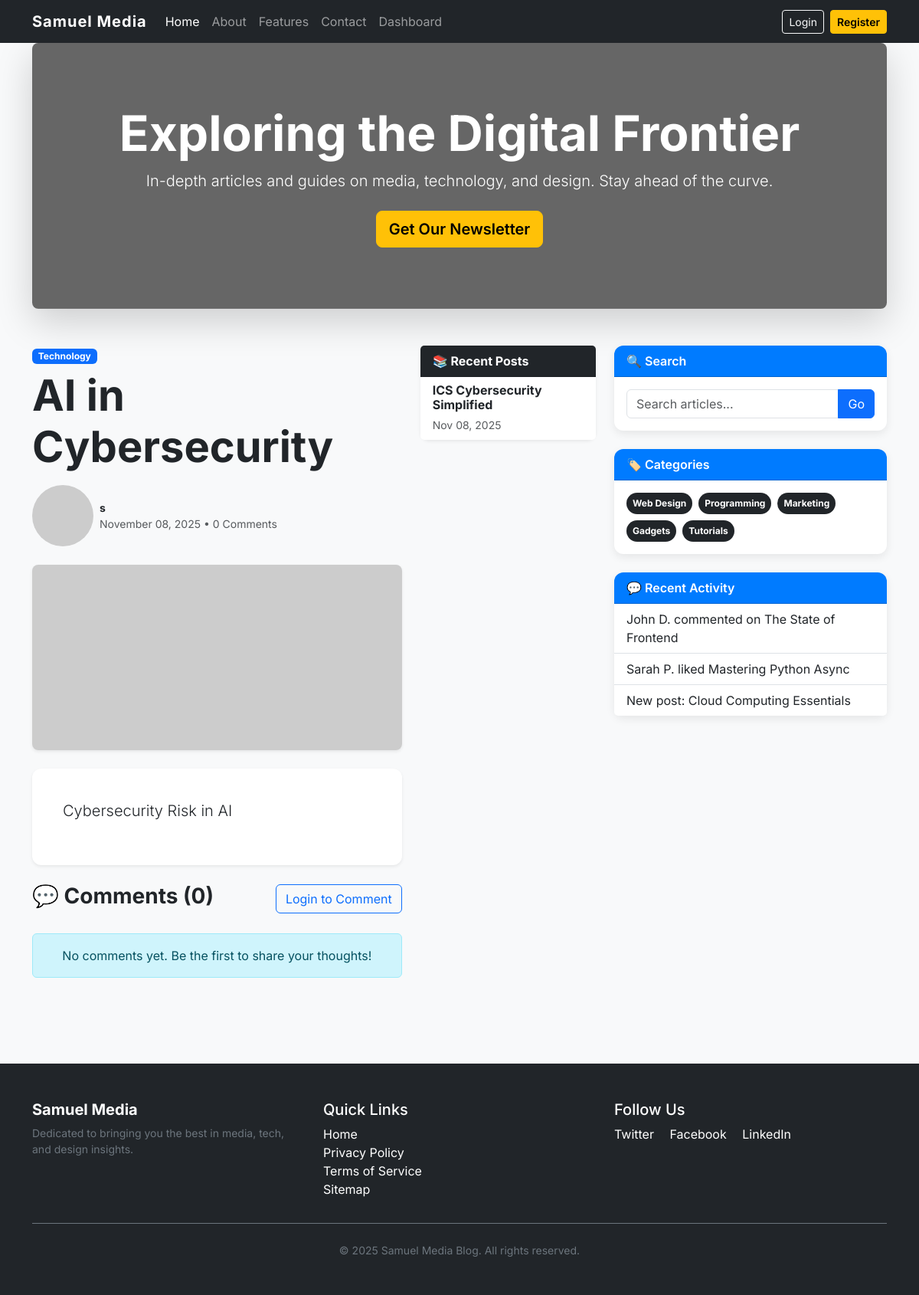
/blog/ai-in-cybersecurity/, run on an earlier commit of the app's database.
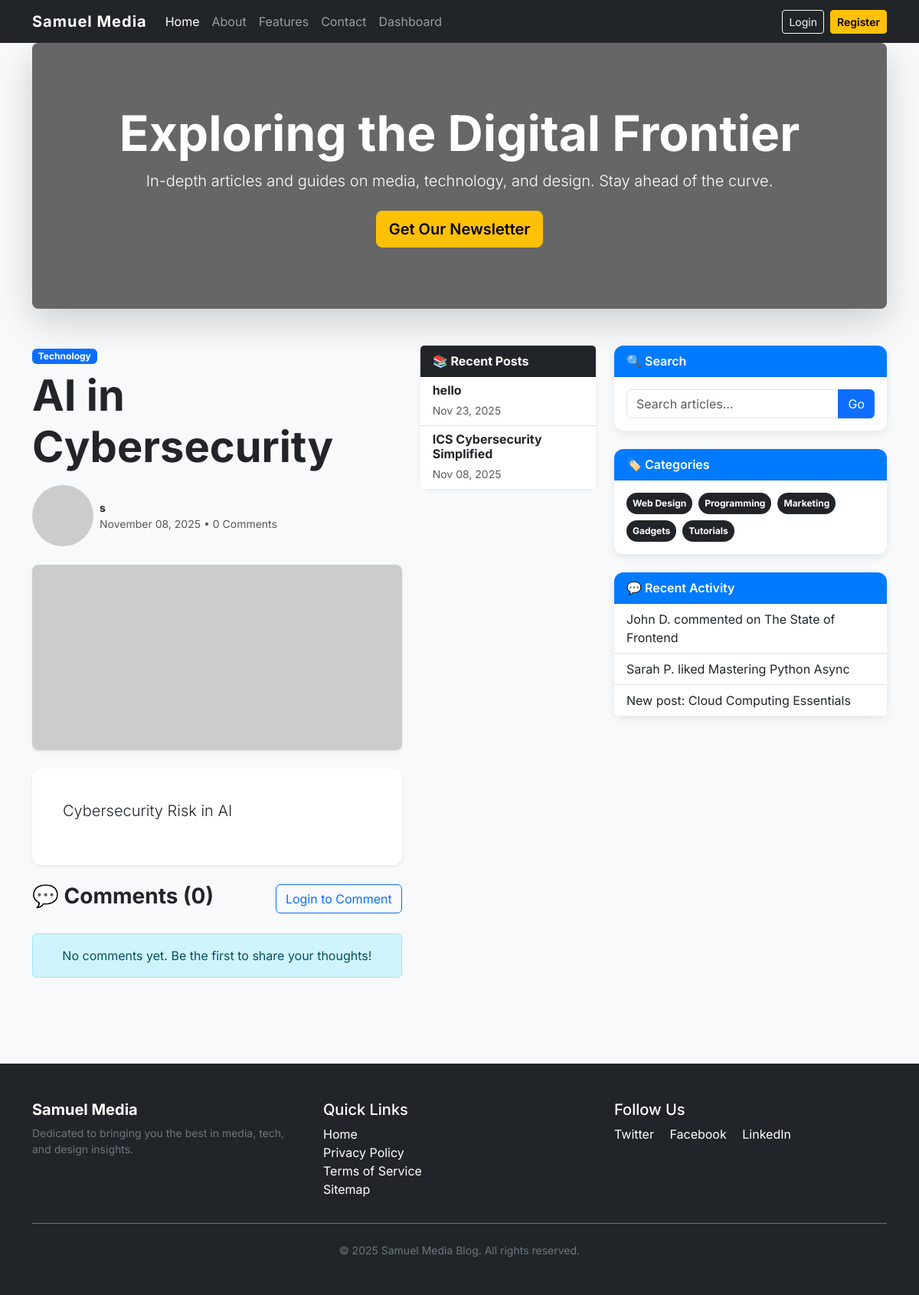
And on a later commit of the database.
### core/models.py (models this page shows, shortened)
class Post(models.Model):
    title = models.CharField(max_length=200)
    slug = models.SlugField(max_length=200, unique=True, blank=True, null=True)
    author = models.ForeignKey(User, on_delete=models.CASCADE, related_name='blog_posts')
    content = models.TextField()
    created_on = models.DateTimeField(auto_now_add=True)
    updated_on = models.DateTimeField(auto_now=True)
    STATUS_CHOICES = (
        (0, 'Draft'),
        (1, 'Published'),
    )
    status = models.IntegerField(choices=STATUS_CHOICES, default=0)
    class Meta:
        ordering = ['-created_on']

### core/views.py (the view, shortened to what this page needs)
# urls.py: path('blog/<slug:slug>/', views.post_detail, name='post_detail'),
def post_detail(request, slug):
    post = get_object_or_404(Post, slug=slug, status=1)
    comments = post.comments.filter(approved=True).order_by('-created_on')
    recent_posts = Post.objects.filter(status=1).exclude(slug=slug).order_by('-created_on')[:4]
    comment_form = CommentForm()
    context = {
        'post': post,
        'recent_posts': recent_posts,
        'comments': comments,
        'comment_form': comment_form,
        'comment_count': comments.count(),
    }
    return render(request, 'pages/post_detail.html', context)

### core/forms.py
class CommentForm(forms.ModelForm):
    class Meta:
        model = Comment
        fields = ['content']
        widgets = {
            'content': forms.Textarea(attrs={
                'class': 'form-control',
                'rows': 4,
                'placeholder': 'Share your thoughts...',
                'required': True
            })
        }
        labels = {
            'content': 'Your Comment'
        }

### templates/pages/post_detail.html (shortened to what this page needs)
{% extends 'base.html' %}
{% load static %}
{% block content %}
<div class="row justify-content-center">
    <div class="col-lg-8">
        <div class="mb-4">
            <span class="badge bg-primary mb-2">Technology</span>
            <h1 class="display-4 fw-bold text-dark">{{ post.title }}</h1>
            <div class="d-flex align-items-center text-muted small mt-3">
                <img src="https://ui-avatars.com/api/?name={{ post.author.username }}&background=0D83BF&color=fff&size=40"
                     class="rounded-circle me-2" alt="Author">
                <div>
                    <div class="fw-bold text-dark">{{ post.author.username }}</div>
                    <div>{{ post.created_on|date:"F d, Y" }} • {{ comment_count }} Comment{{ comment_count|pluralize }}</div>
                </div>
            </div>
        </div>
        <img src="https://picsum.photos/800/400?random=1" class="img-fluid rounded-3 shadow-sm mb-4" alt="Post Image">
        <div class="card border-0 shadow-sm p-4 mb-4">
            <div class="card-body">
                <div class="lead">
                    {{ post.content|linebreaks }}
                </div>
            </div>
        </div>
        <div class="d-flex justify-content-between align-items-center mb-4">
            <h3 class="fw-bold">💬 Comments ({{ comment_count }})</h3>
            {% if user.is_authenticated %}
            <button type="button" class="btn btn-primary" data-bs-toggle="modal" data-bs-target="#commentModal">
                ✍️ Add Comment
            </button>
            {% else %}
            <a href="{% url 'login' %}" class="btn btn-outline-primary">Login to Comment</a>
            {% endif %}
        </div>
        <div class="mb-5">
            {% for comment in comments %}
            <div class="card mb-3 shadow-sm">
                <div class="card-body">
                    <div class="d-flex align-items-start">
                        <img src="https://ui-avatars.com/api/?name={{ comment.author.username }}&background=random&size=50"
                             class="rounded-circle me-3" alt="Commenter">
                        <div class="flex-grow-1">
                            <div class="d-flex justify-content-between align-items-center mb-2">
                                <h6 class="mb-0 fw-bold">{{ comment.author.username }}</h6>
                                <small class="text-muted">{{ comment.created_on|date:"M d, Y - g:i A" }}</small>
                            </div>
                            <p class="mb-0">{{ comment.content }}</p>
                        </div>
                    </div>
                </div>
            </div>
            {% empty %}
            <div class="alert alert-info text-center">
                <p class="mb-0">No comments yet. Be the first to share your thoughts!</p>
            </div>
            {% endfor %}
        </div>
    </div>
    <div class="col-lg-4">
        <div class="card shadow-sm mb-4">
            <div class="card-header bg-dark text-white fw-bold">
                📚 Recent Posts
            </div>
            <div class="list-group list-group-flush">
                {% for recent_post in recent_posts %}
                <a href="{% url 'post_detail' recent_post.slug %}"
                   class="list-group-item list-group-item-action">
                    <h6 class="mb-1 fw-bold">{{ recent_post.title|truncatechars:40 }}</h6>
                    <small class="text-muted">{{ recent_post.created_on|date:"M d, Y" }}</small>
                </a>
                {% empty %}
                <div class="list-group-item">No recent posts</div>
                {% endfor %}
            </div>
        </div>
    </div>
</div>
{% endblock %}

### templates/base.html (shortened to what this page needs)
<!DOCTYPE html>
<html lang="en">
<head>
  <link href="https://cdn.jsdelivr.net/npm/bootstrap@5.3.3/dist/css/bootstrap.min.css" rel="stylesheet"/>
</head>
<body>
  <nav class="navbar navbar-expand-lg navbar-dark bg-dark sticky-top">
    <div class="container">
      <a class="navbar-brand" href="/">Samuel Media</a>
      <div class="collapse navbar-collapse" id="navbarsExample">
        <ul class="navbar-nav me-auto mb-2 mb-lg-0">
          <li class="nav-item"><a class="nav-link active" aria-current="page" href="/">Home</a></li>
          <li class="nav-item"><a class="nav-link" href="/about/">About</a></li>
          <li class="nav-item"><a class="nav-link" href="/features/">Features</a></li>
          <li class="nav-item"><a class="nav-link" href="/contact/">Contact</a></li>
          <li class="nav-item"><a class="nav-link" href="/dashboard/">Dashboard</a></li>
        </ul>
        <ul class="navbar-nav">
          {% if user.is_authenticated %}
            <li class="nav-item"><span class="navbar-text me-3 text-white-50">Hello, {{ user.username }}</span></li>
            <li class="nav-item"><a class="btn btn-outline-light btn-sm" href="/logout/">Logout</a></li>
          {% else %}
            <li class="nav-item me-2"><a class="btn btn-outline-light btn-sm" href="/login/">Login</a></li>
            <li class="nav-item"><a class="btn btn-warning btn-sm" href="/register/">Register</a></li>
          {% endif %}
        </ul>
      </div>
    </div>
  </nav>
  <div class="container">
    <div class="hero-section text-center shadow-lg">
      <div class="container">
        <h1 class="display-3 fw-bold">Exploring the Digital Frontier</h1>
        <p class="lead mb-4">In-depth articles and guides on media, technology, and design. Stay ahead of the curve.</p>
        <a href="#" class="btn btn-lg btn-warning">Get Our Newsletter</a>
      </div>
    </div>
  </div>
  <div class="container">
    <div class="row">
      <div class="col-lg-8">
        {% block content %}{% endblock %}
      </div>
      <div class="col-lg-4">
        <div class="card mb-4 sidebar">
          <div class="card-header">
            🔍 Search
          </div>
          <div class="card-body">
            <div class="input-group">
              <input type="text" class="form-control" placeholder="Search articles...">
              <button class="btn btn-primary" type="button">Go</button>
            </div>
          </div>
        </div>
        <div class="card mb-4 sidebar">
          <div class="card-header">
            🏷️ Categories
          </div>
          <div class="card-body">
            <div class="d-flex flex-wrap gap-2">
                <a href="#" class="badge rounded-pill bg-dark text-decoration-none p-2">Web Design</a>
                <a href="#" class="badge rounded-pill bg-dark text-decoration-none p-2">Programming</a>
                <a href="#" class="badge rounded-pill bg-dark text-decoration-none p-2">Marketing</a>
                <a href="#" class="badge rounded-pill bg-dark text-decoration-none p-2">Gadgets</a>
                <a href="#" class="badge rounded-pill bg-dark text-decoration-none p-2">Tutorials</a>
            </div>
          </div>
        </div>
        <div class="card mb-4 sidebar">
          <div class="card-header">
            💬 Recent Activity
          </div>
          <ul class="list-group list-group-flush">
            <li class="list-group-item">John D. commented on The State of Frontend</li>
            <li class="list-group-item">Sarah P. liked Mastering Python Async</li>
            <li class="list-group-item">New post: Cloud Computing Essentials</li>
          </ul>
        </div>
      </div>
    </div>
  </div> <footer>
    <div class="container">
      <div class="row">
        <div class="col-md-4 mb-3">
          <h5 class="text-white fw-bold">Samuel Media</h5>
          <p class="small">Dedicated to bringing you the best in media, tech, and design insights.</p>
        </div>
        <div class="col-md-4 mb-3">
          <h5 class="text-white">Quick Links</h5>
          <ul class="list-unstyled">
            <li><a href="/">Home</a></li>
            <li><a href="#">Privacy Policy</a></li>
            <li><a href="#">Terms of Service</a></li>
            <li><a href="#">Sitemap</a></li>
          </ul>
        </div>
        <div class="col-md-4 mb-3">
          <h5 class="text-white">Follow Us</h5>
          <a href="#" class="text-white me-3"> Twitter</a>
          <a href="#" class="text-white me-3"> Facebook</a>
          <a href="#" class="text-white"> LinkedIn</a>
        </div>
      </div>
      <div class="text-center pt-4 border-top border-secondary">
        <p class="mb-0 small">&copy; {% now "Y" %} Samuel Media Blog. All rights reserved.</p>
      </div>
    </div>
  </footer>
  </body>
</html>

### templates/base.html (style rules this page uses)
:root { --primary-color: #007bff; --secondary-color: #6c757d; --accent-color: #ffc107; --light-bg: #f8f9fa; --dark-bg: #212529; --card-shadow: 0 4px 12px rgba(0, 0, 0, 0.08); }
body { background-color: var(--light-bg); font-family: 'Inter', sans-serif; }
.navbar-brand { font-weight: 700; letter-spacing: 1px; }
.btn-warning { background-color: var(--accent-color); border-color: var(--accent-color); font-weight: 600; }
.hero-section { background: linear-gradient(rgba(0, 0, 0, 0.5), rgba(0, 0, 0, 0.5)), url('https://picsum.photos/1200/400?blur=2'); background-size: cover; background-position: center; color: white; padding: 5rem 0; margin-bottom: 3rem; border-radius: 0.5rem; }
.card { border: none; border-radius: 0.75rem; box-shadow: var(--card-shadow); transition: transform 0.3s ease, box-shadow 0.3s ease; }
.sidebar .card-header { font-weight: 600; background-color: var(--primary-color); color: white; border-radius: 0.75rem 0.75rem 0 0 !important; }
footer { background-color: var(--dark-bg); color: var(--secondary-color); padding: 3rem 0; margin-top: 4rem; }
footer a { color: white; text-decoration: none; }

What changed in the data, as far as the page shows it:
added Post: title "hello", created_on "Nov 23, 2025"
